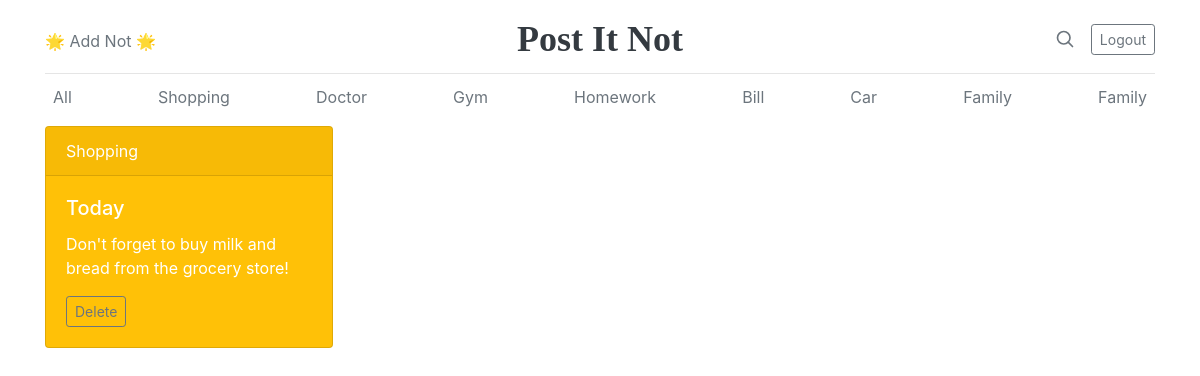
The app's page /subjectview/Shopping (signed in) with its own data.
### postitnotapp/models.py (models this page shows)
class AddNot(models.Model):
    author = models.CharField(max_length=50)
    note_subject = models.CharField(max_length=50)
    note_title = models.CharField(max_length=50)
    note = models.CharField(max_length=800)
    def __str__(self):
        return f"{self.note_subject} ->> {self.note_title}"

### postitnotapp/views.py (the view)
# urls.py: path("subjectview/<str:sybject>", views.subjectview, name="subjectview"),
@login_required(login_url="/login")
def subjectview(request,sybject):
    print(sybject)
    deneme = sybject
    allNot = models.AddNot.objects.filter(Q(author=request.user)).all()
    allSubjectNot = models.AddNot.objects.filter(Q(author=request.user) and Q(note_subject=deneme)).all()
    print(allSubjectNot)
    return render(request,"postitnotapp/subjectview.html",context={"allNot":allNot,"allSubjectNot":allSubjectNot})

### postitnotapp/templates/postitnotapp/subjectview.html (shortened to what this page needs)
{% extends "base.html" %}
{% block content %}
        {% if request.user.is_authenticated %}
        <div class="nav-scroller py-1 mb-2">
            <nav class="nav d-flex justify-content-between">
                <a class="p-2 text-muted" href="{% url 'postitnotapp:index' %}">All</a>
                {% for note in allNot %}
                <a class="p-2 text-muted" href="{% url 'postitnotapp:subjectview' sybject=note.note_subject %}" name="subject">{{note.note_subject}}</a>
                {% endfor %}
            </nav>
        </div>
        <div class="row">
            {% for subjectNot in allSubjectNot %}
            <div class="col-lg-4 col-md-6 col-sm-12 mb-3">
                <div class="card text-white bg-warning" style="max-width: 18rem;">
                    <div class="card-header">{{subjectNot.note_subject}}</div>
                    <div class="card-body">
                        <h5 class="card-title">{{subjectNot.note_title}}</h5>
                        <p class="card-text">{{subjectNot.note}}</p>
                        <a class="btn btn-sm btn-outline-secondary" href="{% url 'postitnotapp:delete' pk=subjectNot.pk %}">Delete</a>
                    </div>
                </div>
            </div>
            {% endfor %}
        </div>
        {% endif %}
{% endblock %}

### records on screen
AddNot: note_subject "Shopping", note_title "Today", note "Don't forget to buy milk and bread from the grocery store!"
AddNot: note_subject "Doctor"
AddNot: note_subject "Gym"
AddNot: note_subject "Homework"
AddNot: note_subject "Bill"
AddNot: note_subject "Car"
AddNot: note_subject "Family"
AddNot: note_subject "Family"
